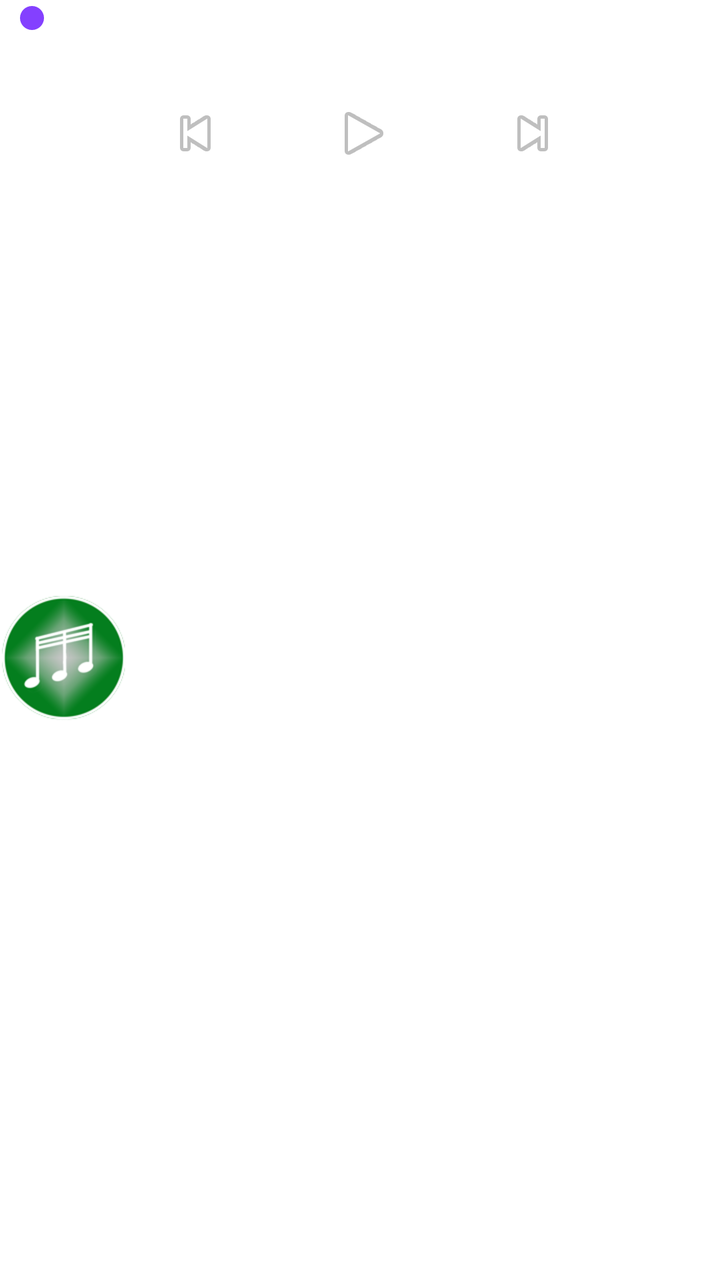
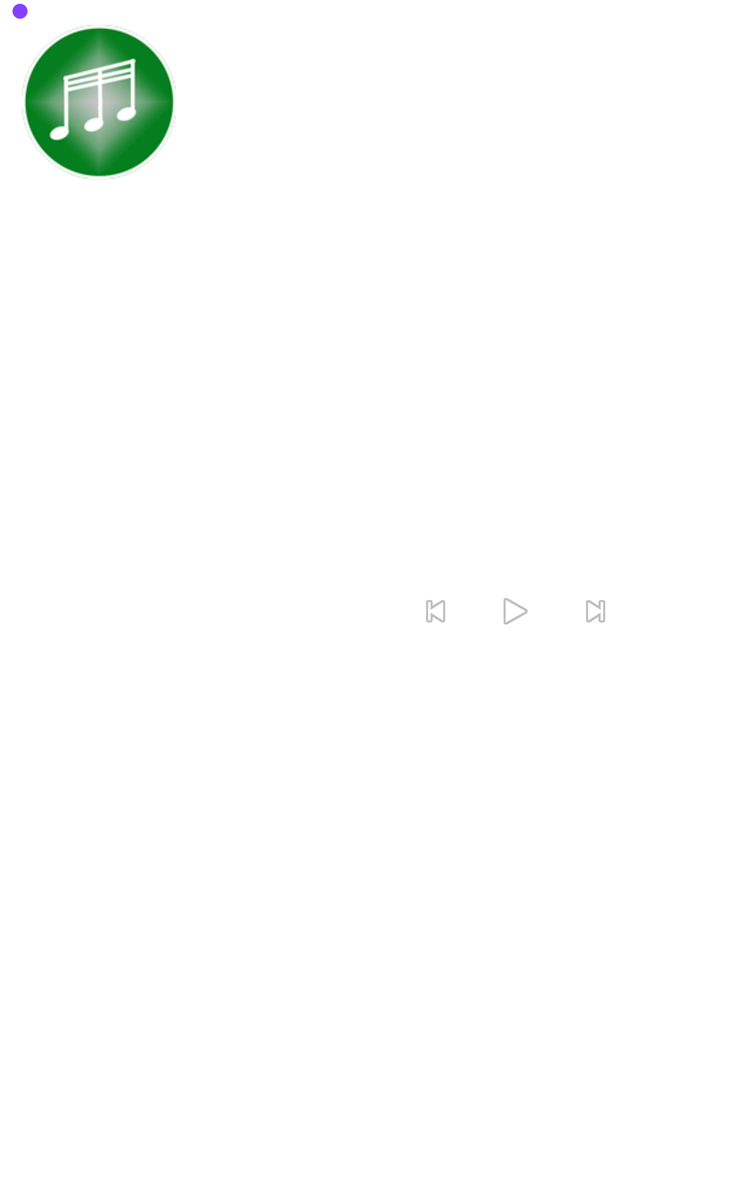

One screen, two layout resources from the same app: the default and the author's alternative for another configuration. Each is rendered where Android would select it; the XML of both is given below.
<!-- AndroidManifest.xml: application theme AppTheme.NoActionBar -->
<!-- res/layout/control_layout.xml -->
<?xml version="1.0" encoding="utf-8"?>
<LinearLayout xmlns:android="http://schemas.android.com/apk/res/android"
    xmlns:app="http://schemas.android.com/apk/res-auto"
    android:layout_width="match_parent"
    android:layout_height="wrap_content"
    android:gravity="right|center_vertical"
    android:orientation="vertical"
    android:paddingRight="@dimen/controlpad">

    <SeekBar
        android:id="@+id/seekBar"
        android:layout_width="match_parent"
        android:layout_height="wrap_content" />

    <LinearLayout
        android:layout_width="match_parent"
        android:layout_height="match_parent"
        android:orientation="horizontal">

        <ImageView
            android:id="@+id/currentIcon"
            android:layout_width="wrap_content"
            android:layout_height="match_parent"
            android:layout_weight="1"
            android:background="@android:color/transparent"
            android:cropToPadding="false"
            app:srcCompat="@drawable/android_icon32128" />

        <LinearLayout
            android:layout_width="match_parent"
            android:layout_height="wrap_content"
            android:layout_weight="1"
            android:gravity="center_horizontal"
            android:orientation="vertical">

            <TextView
                android:id="@+id/currentText"
                android:layout_width="match_parent"
                android:layout_height="wrap_content"
                android:layout_marginLeft="@dimen/text_margin"
                android:lines="1"
                android:text="Now Playing"
                android:textSize="12sp"
                android:textStyle="bold" />

            <TextView
                android:id="@+id/currentSubText"
                android:layout_width="match_parent"
                android:layout_height="wrap_content"
                android:layout_marginLeft="@dimen/text_margin"
                android:lines="1"
                android:text="by ACME"
                android:textSize="12sp" />

            <LinearLayout
                android:layout_width="match_parent"
                android:layout_height="match_parent"
                android:orientation="horizontal">

                <ImageButton
                    android:id="@+id/prevButton"
                    android:layout_width="0dp"
                    android:layout_height="match_parent"
                    android:layout_gravity="center_horizontal"
                    android:layout_weight="2"
                    android:background="@android:color/transparent"
                    android:src="@android:drawable/ic_media_previous" />

                <ImageButton
                    android:id="@+id/playpauseButton"
                    android:layout_width="0dp"
                    android:layout_height="match_parent"
                    android:layout_gravity="center_horizontal"
                    android:layout_weight="3"
                    android:background="@android:color/transparent"
                    android:src="@android:drawable/ic_media_play" />

                <ImageButton
                    android:id="@+id/nextButton"
                    android:layout_width="0dp"
                    android:layout_height="match_parent"
                    android:layout_gravity="center_horizontal"
                    android:layout_weight="2"
                    android:background="@android:color/transparent"
                    android:src="@android:drawable/ic_media_next" />

            </LinearLayout>

        </LinearLayout>

    </LinearLayout>


</LinearLayout>
<!-- resources referenced by this layout -->
<resources>
  <dimen name="controlpad">60dp</dimen>
  <dimen name="text_margin">16dp</dimen>
  <!-- drawable android_icon32128: png bitmap (drawable, 17820 bytes) -->
  <style name="AppTheme.NoActionBar">
          <item name="windowActionBar">false</item>
          <item name="windowNoTitle">true</item>
      </style>
</resources>
<!-- res/layout-sw600dp/control_layout.xml (the author's variant of the layout above) -->
<!-- drawn on a 7-inch tablet held upright -->
<?xml version="1.0" encoding="utf-8"?>
<LinearLayout xmlns:android="http://schemas.android.com/apk/res/android"
    xmlns:app="http://schemas.android.com/apk/res-auto"
    android:layout_width="match_parent"
    android:layout_height="wrap_content"
    android:gravity="right|center_vertical"
    android:orientation="vertical"
    android:paddingRight="@dimen/controlpad">

    <SeekBar
        android:id="@+id/seekBar"
        android:layout_width="match_parent"
        android:layout_height="wrap_content" />

    <LinearLayout
        android:layout_width="match_parent"
        android:layout_height="match_parent"
        android:orientation="horizontal">

        <ImageView
            android:id="@+id/currentIcon"
            android:layout_width="wrap_content"
            android:layout_height="wrap_content"
            android:layout_weight="1"
            app:srcCompat="@drawable/android_icon32128" />

        <LinearLayout
            android:layout_width="0dp"
            android:layout_height="wrap_content"
            android:layout_weight="5"
            android:orientation="vertical">

            <TextView
                android:id="@+id/currentText"
                android:layout_width="match_parent"
                android:layout_height="wrap_content"
                android:layout_margin="0dp"
                android:fontFamily="cursive"
                android:lines="1"
                android:text="Now Playing"
                android:textSize="18sp"
                android:textStyle="bold" />

            <TextView
                android:id="@+id/currentSubText"
                android:layout_width="match_parent"
                android:layout_height="wrap_content"
                android:layout_margin="0dp"
                android:fontFamily="casual"
                android:lines="1"
                android:text="by ACME"
                android:textSize="14sp" />
        </LinearLayout>

        <LinearLayout
            android:layout_width="wrap_content"
            android:layout_height="match_parent"
            android:layout_weight="1"
            android:orientation="horizontal">

            <ImageButton
                android:id="@+id/prevButton"
                android:layout_width="wrap_content"
                android:layout_height="match_parent"
                android:layout_gravity="center_horizontal"
                android:background="@android:color/transparent"
                android:padding="@dimen/text_margin"
                android:src="@android:drawable/ic_media_previous" />

            <ImageButton
                android:id="@+id/playpauseButton"
                android:layout_width="wrap_content"
                android:layout_height="match_parent"
                android:layout_gravity="center_horizontal"
                android:background="@android:color/transparent"
                android:padding="@dimen/text_margin"
                android:src="@android:drawable/ic_media_play" />

            <ImageButton
                android:id="@+id/nextButton"
                android:layout_width="wrap_content"
                android:layout_height="match_parent"
                android:layout_gravity="center_horizontal"
                android:background="@android:color/transparent"
                android:padding="@dimen/text_margin"
                android:src="@android:drawable/ic_media_next" />

        </LinearLayout>

    </LinearLayout>


</LinearLayout>
